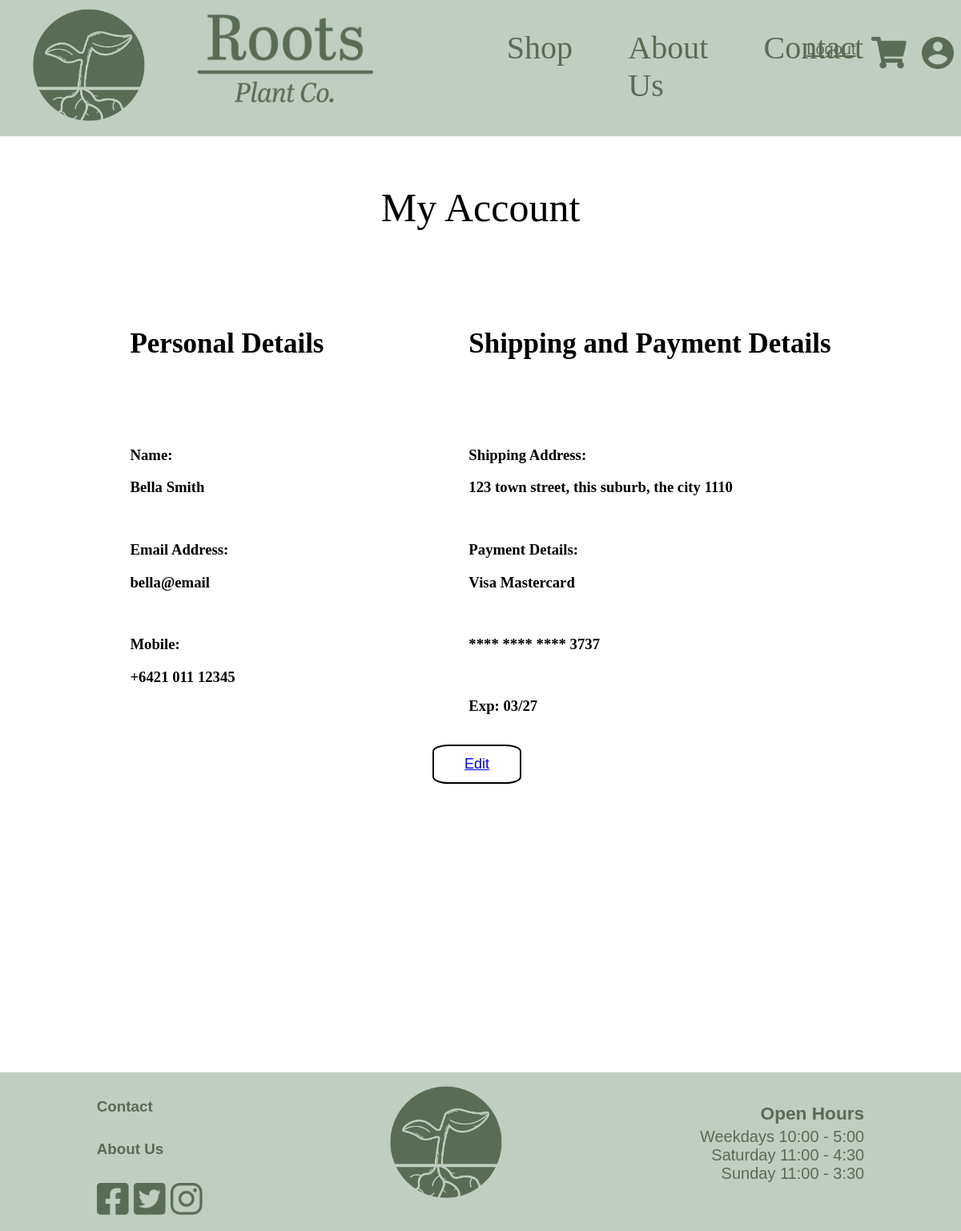
/accountDetails (signed in), run on an earlier commit of the app's database.
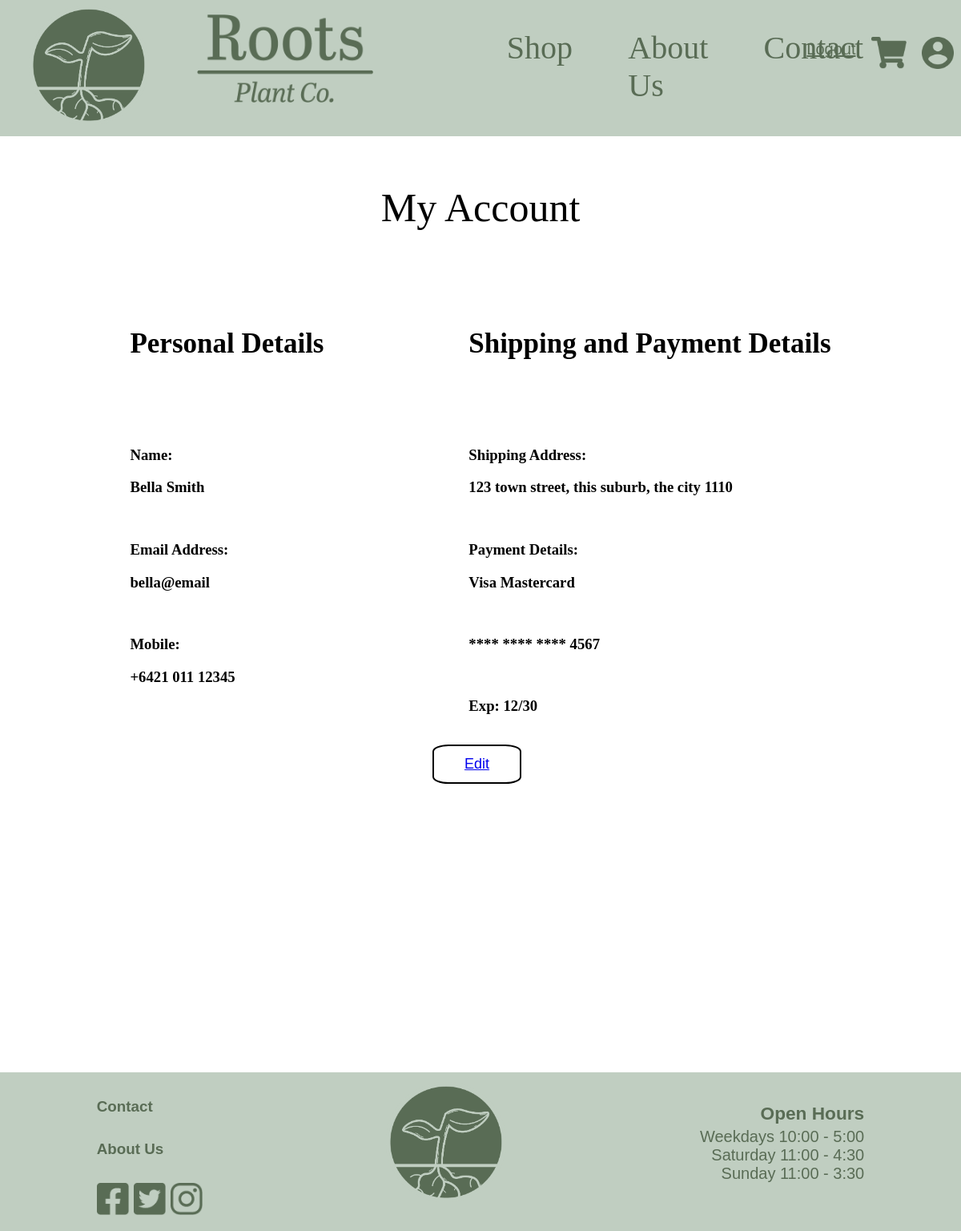
And on a later commit of the database.
### Website/models.py (models this page shows)
class AccountDetails(db.Model):
    __tablename__ = 'AccountDetails'
    userId = db.Column(db.Integer, db.ForeignKey('user.id'), primary_key=True)
    firstName = db.Column(db.String(150))
    lastName = db.Column(db.String(150), nullable=True)
    email = db.Column(db.String(150), nullable=True)
    mobileNo = db.Column(db.String(15), nullable=True)
    addressHouseNo = db.Column(db.String, nullable=True)
    addressStreetName = db.Column(db.String, nullable=True)
    addressSuburb = db.Column(db.String, nullable=True)
    addressCity = db.Column(db.String, nullable=True)
    addressPostCode = db.Column(db.String, nullable=True)
    paymentCardNo = db.Column(db.String(4), nullable=True)
    paymentCardCvc = db.Column(db.Integer, nullable=True)
    paymentCardExp = db.Column(db.String, nullable=True)
    user = db.relationship('User', backref=db.backref('AccountDetails', uselist=False))

### Website/views.py (the view)
@views.route('/accountDetails')
@login_required
def accountDetails():
    userId = current_user.id
    user = User.query.filter_by(id=userId).first()
    accountDetails = db.session.query(AccountDetails).filter_by(userId=userId).first()
    if accountDetails.paymentCardNo:
        masked_card = "**** **** **** " + accountDetails.paymentCardNo[-4:]
    else:
        masked_card = None
    return render_template('accountDetails.html', user=user, accountDetails=accountDetails, masked_card=masked_card)

### Website/templates/accountDetails.html (shortened to what this page needs)
{% extends "navBase.html" %}
{% block content %}
<html>
    <head>
            <link rel="stylesheet" href="{{ url_for('static', filename='css/accountDetails.css') }}">
    </head>
    <body>
    <br><br><br><br><br><br><br><br><br><br>
        <h3 class="myAccountHeading" align="center">My Account</h3><br><br>
        <div class="detailsFlex">
            <div class="personalDetailsFlex">
                <h3 class="detailsHeading">Personal Details</h3><br><br><br>
                <h3><b>Name: </b></h5>
                {% if accountDetails.lastName == None or accountDetails.lastName == "None" %}
                <h3>{{ accountDetails.firstName }} </h3><br>
                {% else %}
                <h3>{{ accountDetails.firstName }} {{ accountDetails.lastName }}</h3><br>
                {% endif %}
                <h3><b>Email Address: </b></h5>
                <h3>{{ accountDetails.email }} </h3><br>
                <h3><b>Mobile: </b></h5>
                {% if accountDetails.mobileNo == None or accountDetails.mobileNo == "None" %}
                <h3> - </h3>
                {% else %}
                <h3>{{ accountDetails.mobileNo }} </h3><br><br><br>
                {% endif %}
            </div>
            <div class="shippingPaymentFlex">
                <h3 class="detailsHeading">Shipping and Payment Details</h3><br><br><br>
                <h3><b>Shipping Address: </b> </h5>
                {% if accountDetails.addressHouseNo == None or accountDetails.addressHouseNo == "None" %}
                <h3> - </h3>
                {% else %}
                <h3>{{ accountDetails.addressHouseNo }} {{accountDetails.addressStreetName }}, {{accountDetails.addressSuburb }}, {{accountDetails.addressCity }} {{accountDetails.addressPostCode }}</h3><br>
                {% endif %}
                <h3><b>Payment Details: </b></h5>
                {% if accountDetails.paymentCardNo == None or accountDetails.paymentCardNo == "None" %}
                <h3 - </h3>
                {% else %}
                <h3>Visa Mastercard </h3><br>
                <h3>{{ masked_card }}</h3><br>
                <h3>Exp: {{accountDetails.paymentCardExp }}</h3><br>
                {% endif %}
            </div>
        </div>
        <button type="button" align="center" class="editButton" id="editAccountDetails"><a href="/editAccountDetails">Edit</a></button>
    </body>
</html>
{% endblock %}

### Website/templates/navBase.html (shortened to what this page needs)
<!DOCTYPE html>
<html>
    <head>
        <link rel="stylesheet" href="{{ url_for('static', filename='css/navBase.css') }}">
        <link rel="stylesheet" href="https://use.typekit.net/btr0hfq.css">
    </head>
    <body>
        <nav class="navBar">
            <div class="navBarMain">
                <a class="navBarLogoIcon" href="/">
                    <img height="150px" src="{{ url_for('static', filename='iconLogo.png') }}">
                </a>
                <a class="navBarLogoType" href="/shop">
                    <img height="110px" src="{{ url_for('static', filename='typographicLogo.png') }}">
                </a>
                <div class="navBarCategories">
                    <a class="navItem" id="shop" href="/shop">Shop</a>
                    <a class="navItem" id="aboutUs" href="/about-us">About Us</a>
                    <a class="navItem" id="contact" href="/contact">Contact</a>
                </div>
                {% if user.is_authenticated %}
                <div class="loggedSection">
                    <a class="loggedLinks" id="logout" href="/logout">Logout</a>
                    <a class="loggedIcons" href="#">
                        <img height="40px" src="{{ url_for('static', filename='shoppingCart.png')  }}">
                    </a>
                    <a class="loggedIcons" href="/accountDetails">
                        <img height="40px" src="{{ url_for('static', filename='accountIcon.png') }}">
                    </a>
                </div>
                {% else %}
                <div class="loginSection">
                    <a class="loginLinks" id="login" href="/login">Login</a>
                    <a class="loginLinks" id="signUp" href="/signUp">Sign up</a>
                </div>
                {% endif %}
            </div>
        </nav>
        <div class="container">
            {% block content %}
            {% endblock %}
        </div>
        <footer class="footer">
            <div class="footerMain">
                <div class="column1">
                    <a class="column1Text" href="/shop"><h5>Contact</h5></a>
                    <a class="column1Text" href="/shop"><h5>About Us</h5></a>
                    <ul class="socialMedias">
                        <li class="socialMediaItems">
                            <a href="/shop"><img height="40px" src="{{ url_for('static', filename='facebookIcon.png') }}"></a>
                        </li>
                        <li class="socialMediaItems" href="#">
                            <a href="/shop"><img height="40px" src="{{ url_for('static', filename='twitterIcon.png') }}"></a>
                        </li>
                        <li class="socialMediaItems" href="#">
                            <a href="/shop"><img height="40px" src="{{ url_for('static', filename='instaIcon.png') }}"></a>
                        </li>
                    </ul>
                </div>
                <a class="footerLogo" href="/">
                    <img height="150px" src="{{ url_for('static', filename='iconLogo.png') }}">
                </a>
                <div class="openHours">
                    <h5 class="openHoursTitle">Open Hours</h5>
                    <ul class="openHoursList">
                        <li>Weekdays 10:00 - 5:00</li>
                        <li>Saturday 11:00 - 4:30</li>
                        <li>Sunday 11:00 - 3:30</li>
                    </ul>
                </div>
            </div>
        </footer>
    </body>
</html>

### Website/static/css/navBase.css (style rules this page uses)
body, html { margin: 0%; padding: 0%; }
nav { height: 170px; }
.navBar { background-color: #C0CEC1; position: fixed; width: 100%; top: 0; }
.navBarMain { display: flex; }
.navBarLogoIcon { margin-top: 0.5%; margin-left: 3%; margin-right: 0%; padding: 0%; }
.navBarLogoType { margin-left: 5%; margin-right: 0%; margin-top: 1.5%; padding: 0%; }
.navBarCategories { display: flex; margin-top: 3%; margin-left: 11%; margin-right: 0%; width: 50%; padding: 0%; }
.navItem { font-family: abril-titling, serif; font-style: normal; font-weight: 400; color: #596C55; font-size: 30pt; text-decoration: none; margin-left: 9%; margin-right: 9%; }
.loggedSection { margin-top: 3.5%; margin-left: 2%; display: block; width: 300px; display: flex; }
.loggedLinks { font-family: "brandon-grotesque", sans-serif; font-weight: 400; font-style: normal; color: #596C55; font-size: 15pt; margin-right: 10%; margin-top: 4%; }
.loggedIcons { margin-top: 2%; margin-right: 10%; text-decoration: none; }
.footerMain { height: 20%; display: flex; background-color: #C0CEC1; justify-content: space-around; bottom: 0; width: 100%; margin-top: 30%; }
.column1 { display: inline; }
.column1Text { font-family: "brandon-grotesque", sans-serif; font-weight: 400; font-style: normal; color: #596C55; font-size: 17pt; text-decoration: none; }
.socialMedias { display: flex; list-style: none; padding: 0%; justify-content: space-around; }
.socialMediaItems { margin-right: 5%; }
.footerLogo { margin-top: 1%; }
.openHours { font-family: "brandon-grotesque", sans-serif; font-weight: 400; font-style: normal; color: #596C55; font-size: 15pt; text-decoration: none; text-align: right; }
.openHoursTitle { margin-bottom: 2%; font-size: 17pt; }
.openHoursList { list-style: none; margin-left: 0%; padding-left: 0%; margin-top: 0%; }

### Website/static/css/accountDetails.css (style rules this page uses)
.myAccountHeading { font-size: 50px; font-weight: lighter; }
.detailsFlex { display: flex; flex-direction: row; justify-content: space-around; }
.personalDetailsFlex { margin-left: 6%; }
.shippingPaymentFlex { margin-right: 6%; }
.detailsHeading { font-size: 35px; }
.editButton { margin-left:45%; margin-right:45%; border: 2px solid black; background-color: white; border-radius: 18%; padding-top: 12px; padding-bottom: 12px; padding-left: 38px; padding-right: 38px; font-size: large; }

What changed in the data, as far as the page shows it:
changed AccountDetails "Bella": paymentCardExp "03/27" → "12/30"
Also different on the page:
{{ masked_card }}: "**** **** **** 3737" → "**** **** **** 4567"
